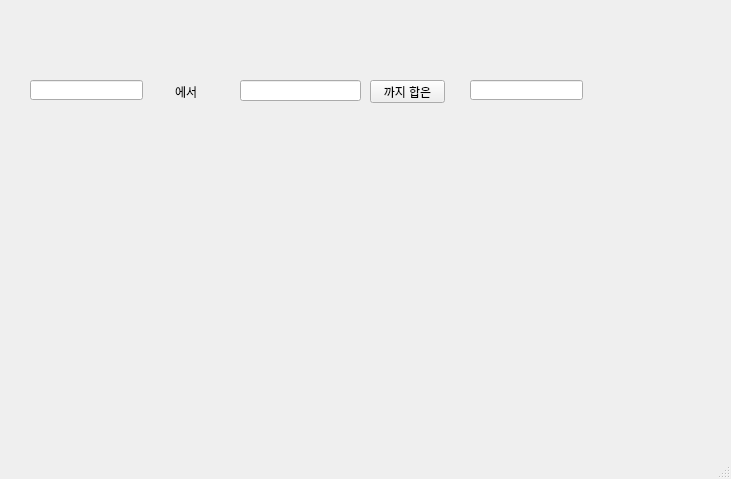
<?xml version="1.0" encoding="UTF-8"?>
<ui version="4.0">
 <class>MainWindow</class>
 <widget class="QMainWindow" name="MainWindow">
  <property name="geometry">
   <rect>
    <x>0</x>
    <y>0</y>
    <width>731</width>
    <height>479</height>
   </rect>
  </property>
  <property name="windowTitle">
   <string>MainWindow</string>
  </property>
  <widget class="QWidget" name="centralwidget">
   <widget class="QLineEdit" name="le1">
    <property name="geometry">
     <rect>
      <x>30</x>
      <y>80</y>
      <width>113</width>
      <height>20</height>
     </rect>
    </property>
   </widget>
   <widget class="QLineEdit" name="le2">
    <property name="geometry">
     <rect>
      <x>240</x>
      <y>80</y>
      <width>121</width>
      <height>21</height>
     </rect>
    </property>
   </widget>
   <widget class="QLineEdit" name="le3">
    <property name="geometry">
     <rect>
      <x>470</x>
      <y>80</y>
      <width>113</width>
      <height>20</height>
     </rect>
    </property>
   </widget>
   <widget class="QPushButton" name="pb">
    <property name="geometry">
     <rect>
      <x>370</x>
      <y>80</y>
      <width>75</width>
      <height>23</height>
     </rect>
    </property>
    <property name="text">
     <string>까지 합은</string>
    </property>
   </widget>
   <widget class="QLabel" name="lbl">
    <property name="geometry">
     <rect>
      <x>175</x>
      <y>81</y>
      <width>61</width>
      <height>21</height>
     </rect>
    </property>
    <property name="text">
     <string>에서</string>
    </property>
   </widget>
  </widget>
  <widget class="QMenuBar" name="menubar">
   <property name="geometry">
    <rect>
     <x>0</x>
     <y>0</y>
     <width>731</width>
     <height>21</height>
    </rect>
   </property>
  </widget>
  <widget class="QStatusBar" name="statusbar"/>
 </widget>
 <resources/>
 <connections/>
</ui>
